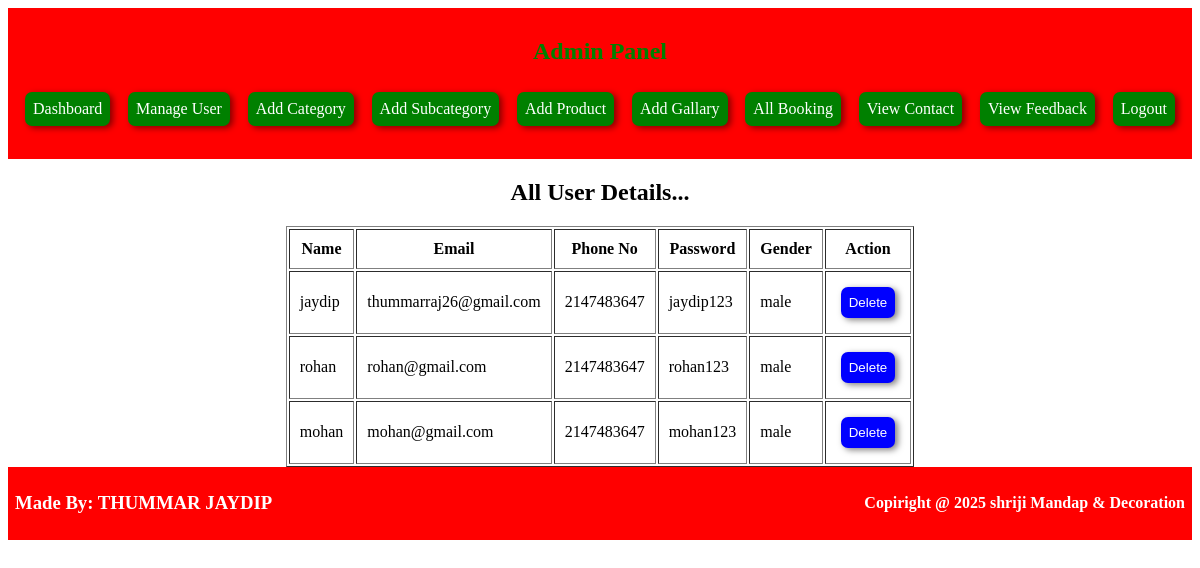
The page /admin/php/manageuser.php (signed in) on the database its author committed.
### tables this page shows
CREATE TABLE `registration` (
  `user_id` int(11) NOT NULL,
  `name` varchar(45) NOT NULL,
  `email` varchar(45) NOT NULL,
  `phone` int(10) NOT NULL,
  `password` varchar(20) NOT NULL,
  `gender` varchar(30) NOT NULL
);

### admin/php/manageuser.php (the view, shortened to what this page needs)
<?php
if(isset($_SESSION['admin']))
{
  include 'header.php';
  include 'dbconnection.php';
?>
  <center>
    <h2 style="text-align:center">All User Details...</h2>
    <?php
      echo "<table border='1' cellpadding='10' >";
      echo "<tr>
        <th>Name</th>
        <th>Email</th>
        <th>Phone No</th>
        <th>Password</th>
        <th>Gender</th>
        <th>Action</th>
      </tr>";
        $qry="SELECT * from registration";
        $result=mysqli_query($con,$qry);
        while($row=mysqli_fetch_assoc($result))
        {
          echo "<tr>
            <td> {$row['name']} </td>
            <td> {$row['email']} </td>
            <td> {$row['phone']} </td>
            <td> {$row['password']} </td>
            <td> {$row['gender']} </td>
            <td>
              <button class='add'><a href='delete_user.php?id={$row['user_id']}' onclick=\"return confirm('Are you sure ?')\">Delete</a></button>
            </td>
          </tr>";
        }
        echo "</table>";
    ?>
  </center>
<?php
  include 'footer.php';
  }
  else
  {
    header("Location:index.php");
  }
?>

### admin/php/manageuser.php (style rules this page uses)
.add { padding: 8px; margin: 5px; background-color: blue; color: white; border-radius: 7px; border: none; box-shadow:3px 2px 6px rgba(8, 1, 1, 0.5); }
.add a { color: white; text-decoration:none; }

### rows shown on the page
registration: name "jaydip", email "thummarraj26@gmail.com", phone "2147483647", password "jaydip123", gender "male"
registration: name "rohan", email "rohan@gmail.com", phone "2147483647", password "rohan123", gender "male"
registration: name "mohan", email "mohan@gmail.com", phone "2147483647", password "mohan123", gender "male"
